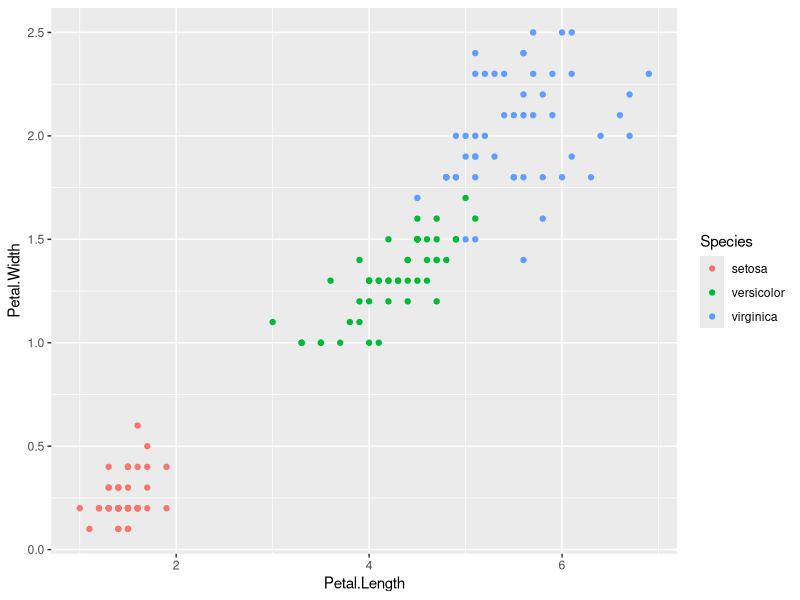
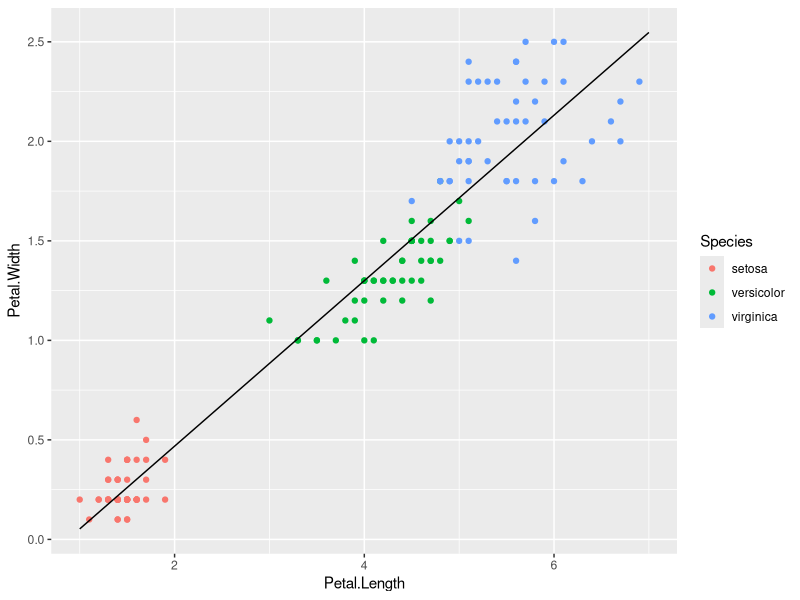
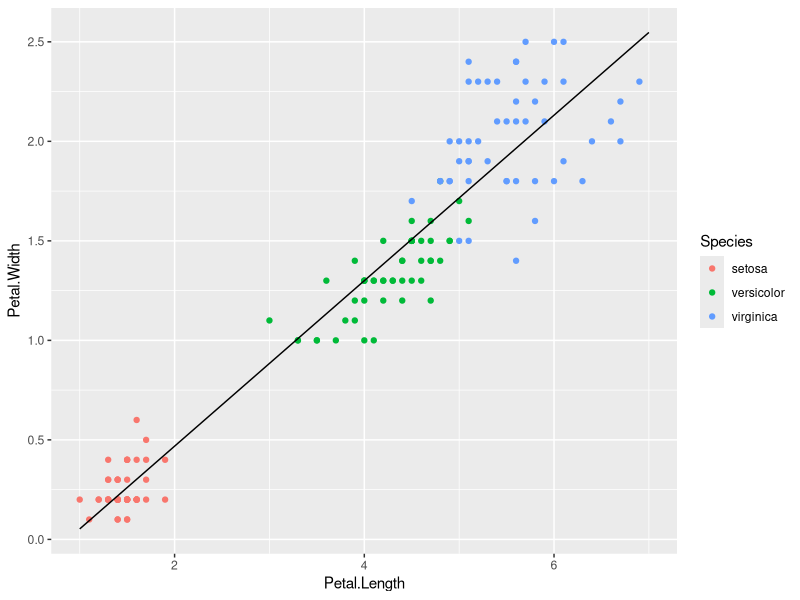
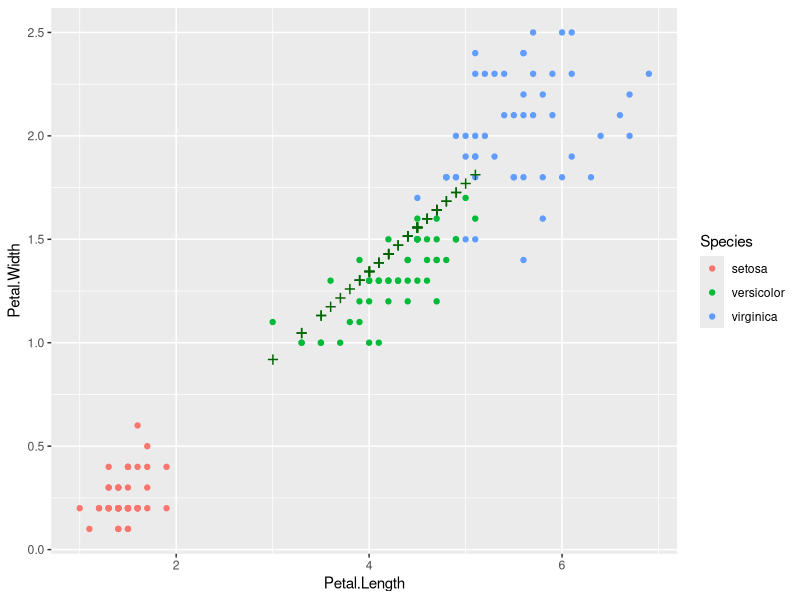
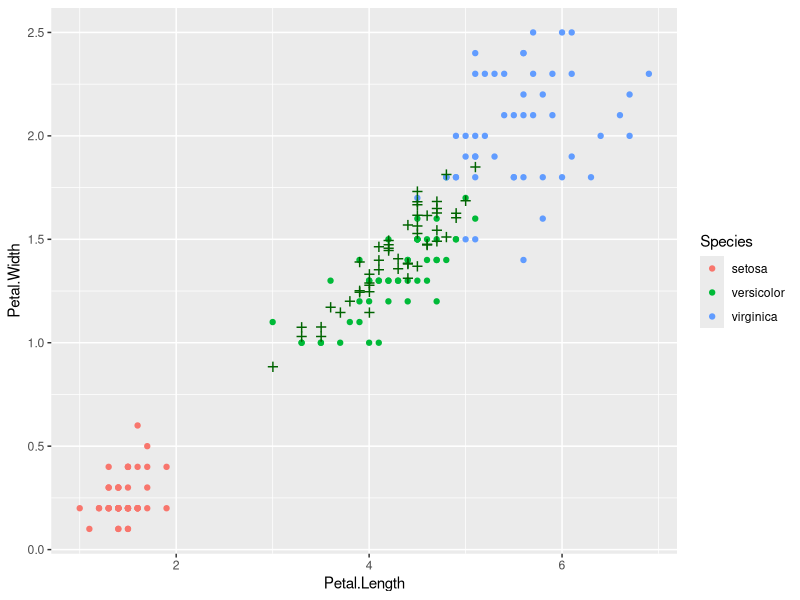
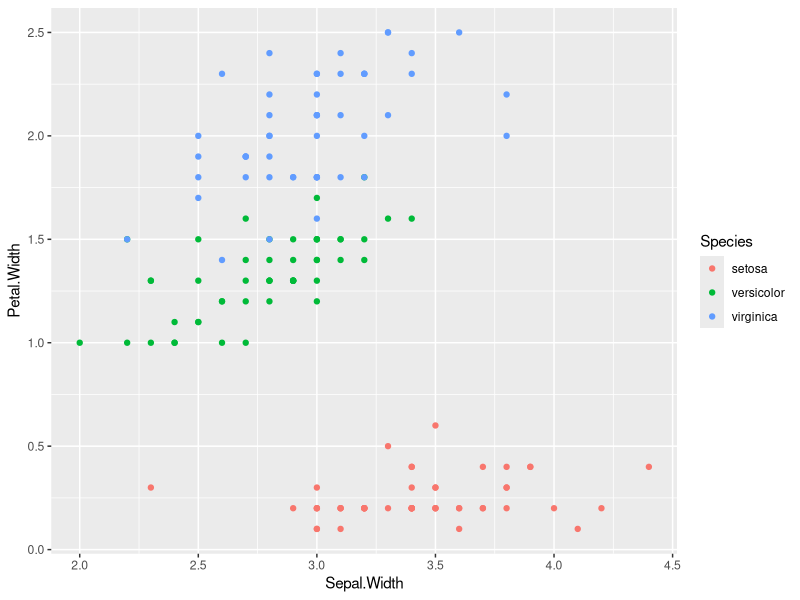
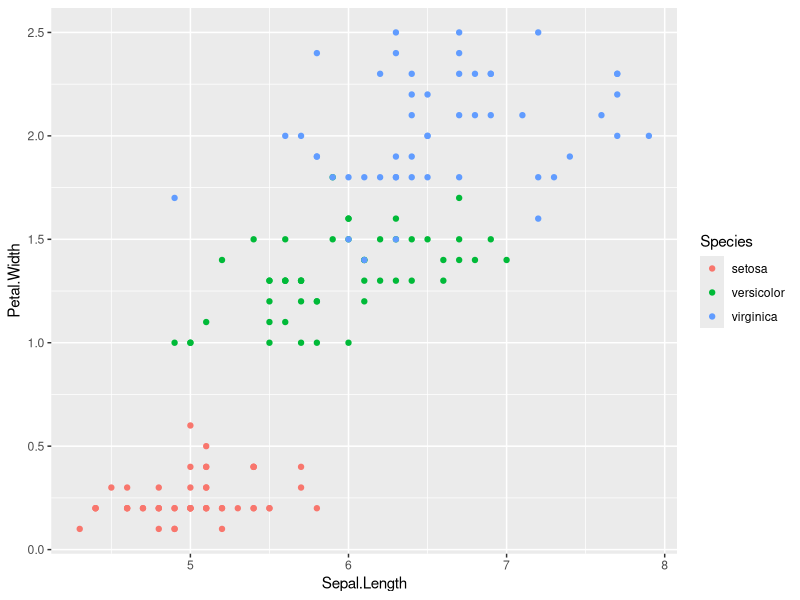
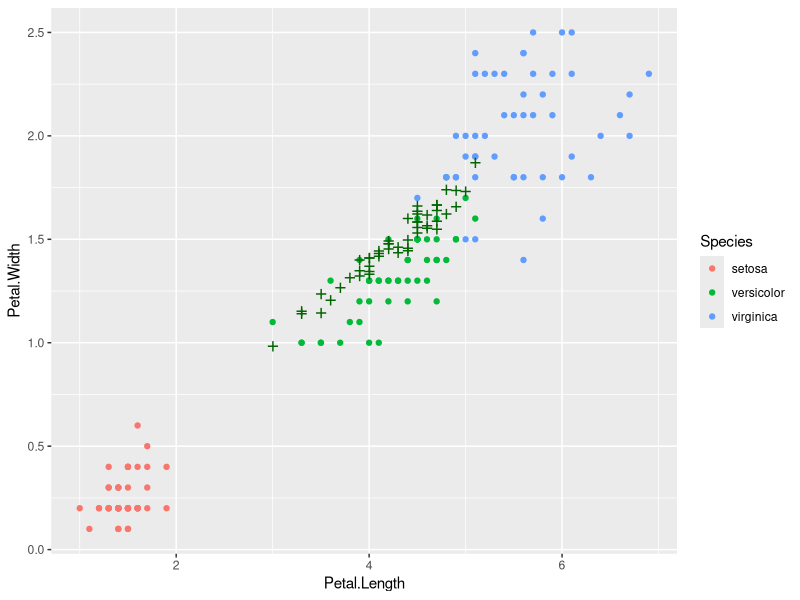

Reproduce these figures in R, in order.
## ---- chunk 1
library(tidyverse)
## ---- chunk 2
ggplot(iris) + geom_point(aes(Petal.Length, Petal.Width, col = Species))
cor(iris$Petal.Length, iris$Petal.Width)
## ---- chunk 3
mean_x = mean(iris$Petal.Length)
mean_y = mean(iris$Petal.Width)
numerator = sum((iris$Petal.Length - mean_x) * (iris$Petal.Width - mean_y))
denominator = sum((iris$Petal.Length - mean_x)**2)
beta1 = numerator / denominator
## ---- chunk 4
beta0 = mean_y - beta1*mean_x
## ---- chunk 5
regression_df = data.frame(x = 1:7, y = beta0+c(1:7)*beta1)
ggplot(iris) + geom_point(aes(Petal.Length, Petal.Width, col = Species)) +
            geom_line(aes(x, y), data = regression_df)
## ---- chunk 6
linear_model <- lm(Petal.Width ~ Petal.Length, data = iris)
summary(linear_model)
## ---- chunk 7
regression_df2 = data.frame(x = 1:7, y = linear_model$coefficients[1]+c(1:7)*linear_model$coefficients[2])
ggplot(iris) + geom_point(aes(Petal.Length, Petal.Width, col = Species)) +
  geom_line(aes(x, y), data = regression_df2)
## ---- chunk 8
iris_subset <- iris %>% filter(Species != 'versicolor')
iris_model <- lm(Petal.Width ~ Petal.Length, data = iris_subset)
## ---- chunk 9
versicolor_p <- iris %>% filter(Species == 'versicolor') %>%
                          mutate(Predicted_pw = iris_model$coefficients[1] + Petal.Length*iris_model$coefficients[2])
## ---- chunk 10
predict.lm(iris_model, versicolor_p, type = 'response')
## ---- chunk 11
ggplot(iris) + geom_point(aes(Petal.Length, Petal.Width, col = Species)) +
  geom_point(aes(Petal.Length, Predicted_pw), data = versicolor_p, color = 'darkgreen', shape = '+', size = 5)
## ---- chunk 12
MSE = mean((versicolor_p$Petal.Width - versicolor_p$Predicted_pw)**2)
print(MSE)
## ---- chunk 13
iris_model2 <- lm(Petal.Width ~ Petal.Length + Sepal.Length + Sepal.Width, data = iris_subset)
## ---- chunk 14
versicolor_p2 <- iris %>% filter(Species == 'versicolor') %>%
  mutate(Predicted_pw = iris_model2$coefficients[1] +
                        Petal.Length*iris_model2$coefficients[2] +
                        Sepal.Length*iris_model2$coefficients[3] +
                        Sepal.Width*iris_model2$coefficients[4])
## ---- chunk 15
ggplot(iris) + geom_point(aes(Petal.Length, Petal.Width, col = Species)) +
  geom_point(aes(Petal.Length, Predicted_pw), data = versicolor_p2, color = 'darkgreen', shape = '+', size = 5)
## ---- chunk 16
MSE2 = mean((versicolor_p2$Petal.Width - versicolor_p2$Predicted_pw)**2)
print(MSE2)
## ---- chunk 17
ggplot(iris) + geom_point(aes(Sepal.Width, Petal.Width, col = Species))
cor(iris$Sepal.Width, iris$Petal.Width)
ggplot(iris) + geom_point(aes(Sepal.Length, Petal.Width, col = Species))
cor(iris$Sepal.Length, iris$Petal.Width)
## ---- chunk 18
iris_model3 <- lm(Petal.Width ~ Petal.Length + Sepal.Length, data = iris_subset)
versicolor_p3 <- iris %>% filter(Species == 'versicolor') %>%
  mutate(Predicted_pw = iris_model3$coefficients[1] +
                        Petal.Length*iris_model3$coefficients[2] +
                        Sepal.Length*iris_model3$coefficients[3])
MSE3 = mean((versicolor_p3$Petal.Width - versicolor_p3$Predicted_pw)**2)
ggplot(iris) + geom_point(aes(Petal.Length, Petal.Width, col = Species)) +
  geom_point(aes(Petal.Length, Predicted_pw), data = versicolor_p3, color = 'darkgreen', shape = '+', size = 5)
print(MSE3)
## ---- chunk 19
mtcars_train <- mtcars[1:22,]
mtcars_test <- mtcars[23:32,]
## ---- chunk 20
